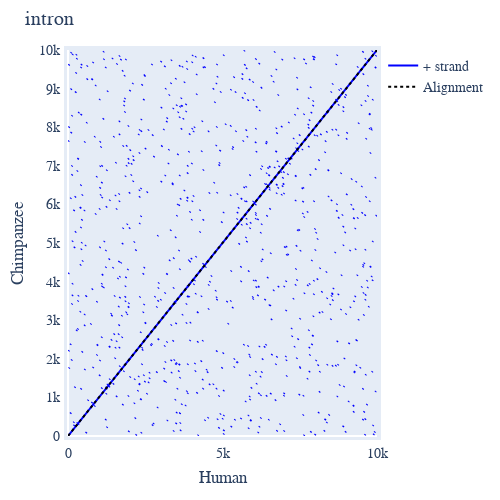

The notebook cell this image was saved under:
### Code cell
dp_allpos = allpos_introns[20000:30000].dotplot(name1="Human", name2="Chimpanzee", title="intron")
dp_allpos.show()

### Figure 1 — Plotly figure (JSON) as saved in the notebook; plotly's stock layout.template omitted (floating-point values rounded to 4 significant figures; data arrays with more than 128 entries replaced by an {"elided": "..."} marker saying what was removed)
{"data": [{"line": {"color": "blue"}, "mode": "lines", "name": "+ strand", "showlegend": true, "type": "scatter", "x": {"elided": "2588 int values"}, "xaxis": "x", "y": {"elided": "2588 int values"}, "yaxis": "y"}, {"line": {"color": "black", "dash": "dot"}, "mode": "lines", "name": "Alignment", "showlegend": true, "type": "scatter", "x": [0.2, 9999.0], "xaxis": "x", "y": [0, 9999], "yaxis": "y"}], "layout": {"autosize": false, "font": {"family": "Balto", "size": 14}, "height": 500, "hovermode": "closest", "margin": {"b": 50, "l": 50, "pad": 4, "r": 50, "t": 50}, "showlegend": true, "title": {"text": "intron"}, "width": 500, "xaxis": {"mirror": true, "range": [0, 10000], "showgrid": false, "showline": true, "title": {"text": "Human"}, "visible": true}, "yaxis": {"mirror": true, "range": [0, 10000], "showgrid": false, "showline": true, "title": {"text": "Chimpanzee"}, "visible": true}}}
